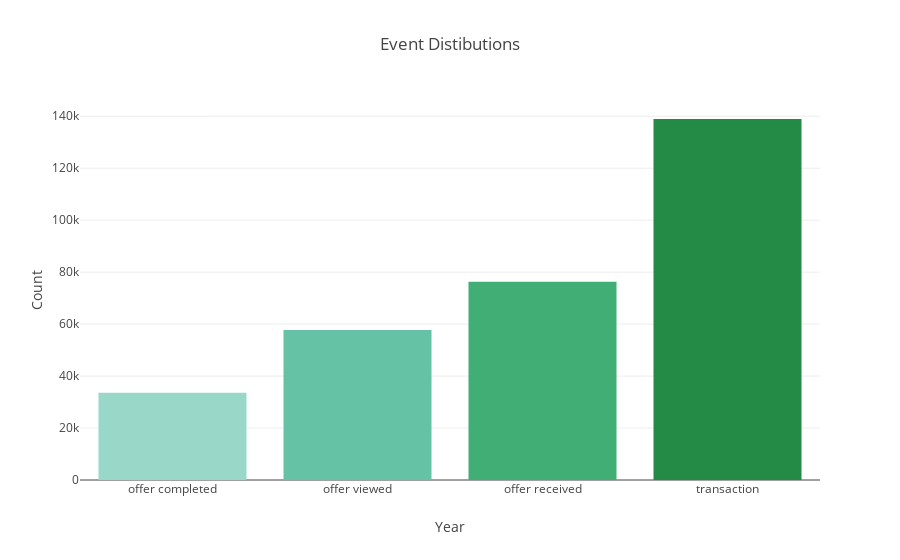

Source (notebook cell):
### Code cell
# plots distribution of events in trascript dataset: 
events_distibution = transcript.event.groupby([transcript.event]).count().sort_values()

trace_4 = go.Bar(
    x = events_distibution.index,
    y = events_distibution, 
    name = 'Events', 
    #mode = 'lines',
    legendgroup= 'group2', 
    marker=dict(
            color=bupu[3:])
)

layout = go.Layout(title="Event Distibutions", 
                        xaxis = dict(ticks='', nticks=8, 
                                    title=go.layout.xaxis.Title(
                                    text='Year'), automargin=True),
                        yaxis = dict(title=go.layout.yaxis.Title(
                                    text='Count')))

fig = go.Figure(data=[trace_4], layout=layout)
plotly.offline.iplot(fig)

#py.iplot(fig, filename='Accidents_Severity_Per_Year')

### Figure 1 — Plotly figure (JSON) as saved in the notebook; plotly's stock layout.template omitted (floating-point values rounded to 4 significant figures)
{"data": [{"legendgroup": "group2", "marker": {"color": ["rgb(153,216,201)", "rgb(102,194,164)", "rgb(65,174,118)", "rgb(35,139,69)", "rgb(0,109,44)", "rgb(0,68,27)"]}, "name": "Events", "type": "bar", "uid": "2d919274-ec74-48fb-972b-1ec6b900a38f", "x": ["offer completed", "offer viewed", "offer received", "transaction"], "y": [33579, 57725, 76277, 138953]}], "layout": {"title": {"text": "Event Distibutions"}, "xaxis": {"automargin": true, "nticks": 8, "ticks": "", "title": {"text": "Year"}}, "yaxis": {"title": {"text": "Count"}}}}
